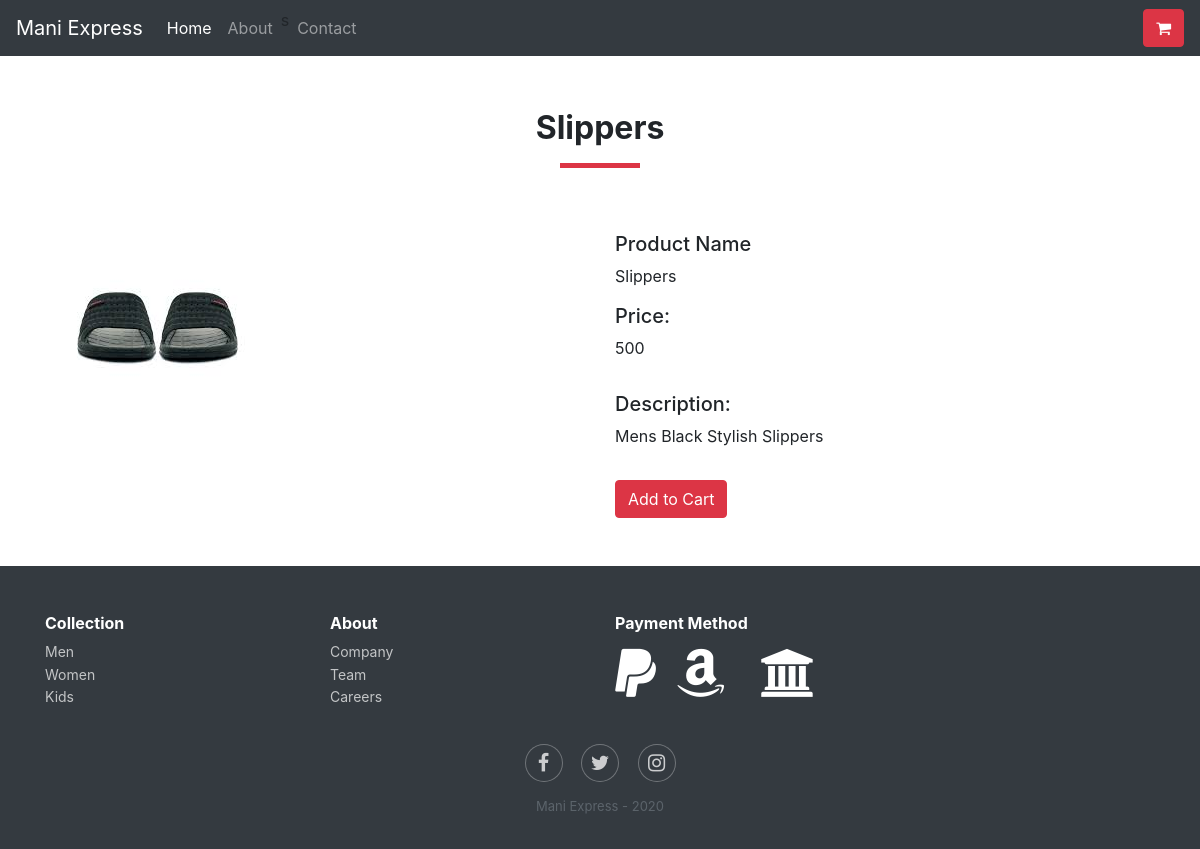
The app's page /product_details.php?id=3 with its own data.
### tables this page shows
CREATE TABLE `product` (
  `id` int(5) NOT NULL,
  `product_name` varchar(150) NOT NULL,
  `product_price` int(5) NOT NULL,
  `product_image` varchar(500) NOT NULL,
  `product_category` varchar(50) NOT NULL,
  `product_description` varchar(1000) NOT NULL
);

### product_details.php (the view, shortened to what this page needs)
<?php
$id=$_GET["id"];
$link=mysqli_connect("localhost","root","");
mysqli_select_db($link,"maniexpress");
?>
<?php
include "header.php";
?>
<?php
$res=mysqli_query($link,"select * from product where id=$id");
while ($row=mysqli_fetch_array($res)) {
?>
<div class="container">
	<h2 class="text-center my-5"><?php echo $row["product_name"]; ?></h2>
	<div class="row mb-5">
		<div class="col-md-6">
			<img src="<?php echo $row["product_image"]; ?>" class="img-fluid">
		</div>
		<div class="col-md-6">
			<form name="form1" action="" method="post">
            <div class="row mt-3">
                <div class="col-sm-12">
                    <h5>Product Name</h5>
                    <p><?php echo $row["product_name"]; ?></p>
                </div>
                <div class="col-sm-12">
                    <h5>Price:</h5>
                    <p><?php echo $row["product_price"]; ?></p>
                </div>
                <div class="col-sm-12 mt-3">
                	<h5 >Description:</h5>
                    <p><?php echo $row["product_description"]; ?></p>
                </div>
                <div class="col-sm-12 mt-3">
                	<button type="submit" name="submit1" class="btn btn-danger">Add to Cart</button>
                </div>
            </div>
            </form>
        </div>
    </div>
</div>
<?php
}
?>
<?php
include "footer.php";
?>

### style.css (style rules this page uses)
h2 { font-size: 32px; font-weight: bold; margin-bottom: 25px; line-height: 1.5; padding-top: 0; margin-top: 0; color: inherit; }
h2:after { border-bottom: 5px solid #dc3545; display: block; margin-top: 1%; margin-left: auto; margin-right: auto; margin-bottom: 0; content: " "; width: 5rem; }

### records on screen
product: product_name "Slippers", product_image (picture), product_price "500", product_description "Mens Black Stylish Slippers"
